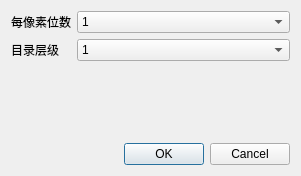
<?xml version="1.0" encoding="UTF-8"?>
<ui version="4.0">
 <class>WolExportDlg</class>
 <widget class="QDialog" name="WolExportDlg">
  <property name="geometry">
   <rect>
    <x>0</x>
    <y>0</y>
    <width>301</width>
    <height>176</height>
   </rect>
  </property>
  <property name="windowTitle">
   <string>WOL 导出</string>
  </property>
  <layout class="QVBoxLayout" name="verticalLayout">
   <item>
    <layout class="QFormLayout" name="formLayout">
     <item row="0" column="0">
      <widget class="QLabel" name="label">
       <property name="text">
        <string>每像素位数</string>
       </property>
      </widget>
     </item>
     <item row="0" column="1">
      <widget class="QComboBox" name="cbBitsPerPixel">
       <item>
        <property name="text">
         <string>1</string>
        </property>
       </item>
       <item>
        <property name="text">
         <string>2</string>
        </property>
       </item>
      </widget>
     </item>
     <item row="1" column="0">
      <widget class="QLabel" name="label_2">
       <property name="text">
        <string>目录层级</string>
       </property>
      </widget>
     </item>
     <item row="1" column="1">
      <widget class="QComboBox" name="cbTocLevels">
       <item>
        <property name="text">
         <string>1</string>
        </property>
       </item>
       <item>
        <property name="text">
         <string>2</string>
        </property>
       </item>
       <item>
        <property name="text">
         <string>3</string>
        </property>
       </item>
      </widget>
     </item>
    </layout>
   </item>
   <item>
    <widget class="QDialogButtonBox" name="buttonBox">
     <property name="orientation">
      <enum>Qt::Horizontal</enum>
     </property>
     <property name="standardButtons">
      <set>QDialogButtonBox::Cancel|QDialogButtonBox::Ok</set>
     </property>
    </widget>
   </item>
  </layout>
 </widget>
 <resources/>
 <connections>
  <connection>
   <sender>buttonBox</sender>
   <signal>accepted()</signal>
   <receiver>WolExportDlg</receiver>
   <slot>accept()</slot>
   <hints>
    <hint type="sourcelabel">
     <x>248</x>
     <y>254</y>
    </hint>
    <hint type="destinationlabel">
     <x>157</x>
     <y>274</y>
    </hint>
   </hints>
  </connection>
  <connection>
   <sender>buttonBox</sender>
   <signal>rejected()</signal>
   <receiver>WolExportDlg</receiver>
   <slot>reject()</slot>
   <hints>
    <hint type="sourcelabel">
     <x>316</x>
     <y>260</y>
    </hint>
    <hint type="destinationlabel">
     <x>286</x>
     <y>274</y>
    </hint>
   </hints>
  </connection>
 </connections>
</ui>
